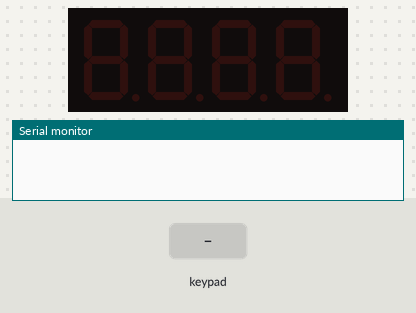
Simulated run of this sketch. Board: Arduino Uno, built with avr-gcc and run on an emulated ATmega328P. Parts: 4-digit seven-segment display, the last lines printed to the serial monitor. Inputs (shaded band) come from the test bench.

Above: at 1.2 s.
1.3 s: keypad keys 5 4 3 2 # pressed 0.4 s apart
At 3.9 s:
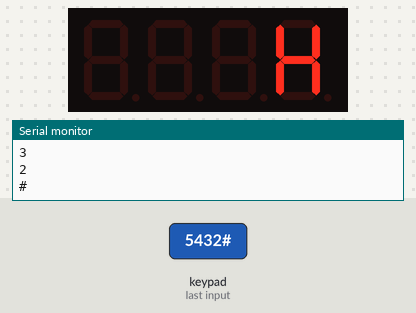
4.8 s: key 'D' pressed
At 5.1 s:
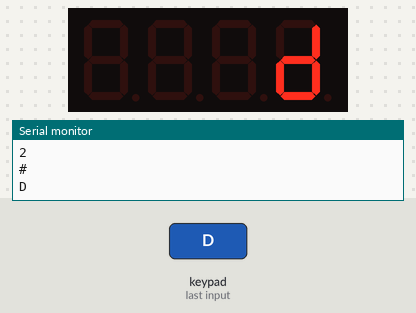
6.3 s: key 'C' pressed
At 7.5 s:
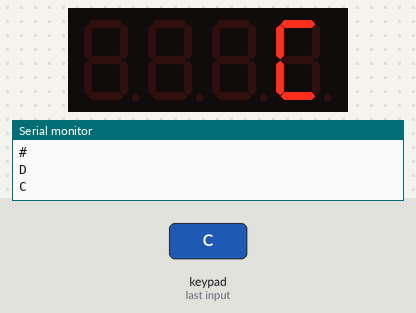
7.8 s: keypad keys 5 4 3 2 * pressed 0.4 s apart
At 9.9 s:
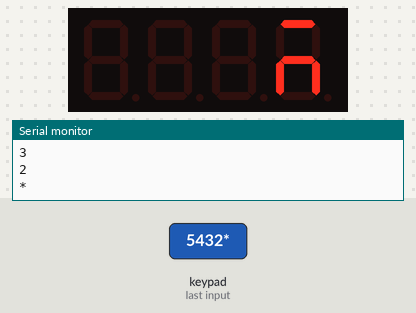
11.3 s: key 'B' pressed
At 12.5 s:
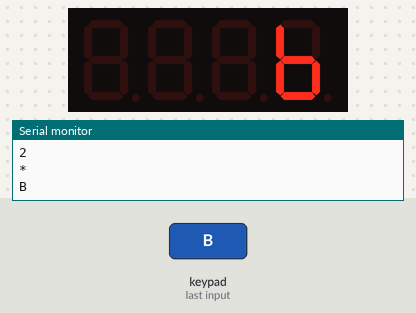
12.8 s: keypad keys 5 4 3 2 A pressed 0.4 s apart
At 13.02 s:
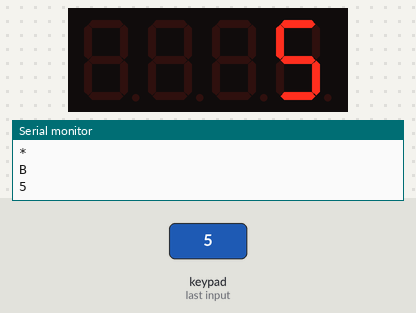
Timing chart, 0 to 15.8 s (numbered marks = the images above; inputs shaded):
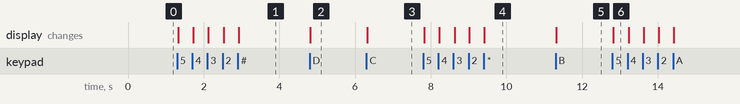

The sketch:

lat_11.ino
```cpp
#include <Keypad.h>
#include <TM1637Display.h>

// Pin TM1637
#define CLK 10
#define DIO 11

TM1637Display display(CLK, DIO);

// Konfigurasi keypad
const byte ROWS = 4;
const byte COLS = 4;

char hexaKeys[ROWS][COLS] = {
  {'D', 'C', 'B', 'A'},
  {'#', '9', '6', '3'},
  {'0', '8', '5', '2'},
  {'*', '7', '4', '1'}
};

byte rowPins[ROWS] = {5, 4, 3, 2};
byte colPins[COLS] = {9, 8, 7, 6};

Keypad customKeypad = Keypad(makeKeymap(hexaKeys), rowPins, colPins, ROWS, COLS);

void setup() {
  Serial.begin(9600);
  display.setBrightness(7);
  display.clear();
}

void loop() {
  char customKey = customKeypad.getKey();

  if (customKey) {
    Serial.println(customKey);

    switch (customKey) {
      case '0' ... '9':
        display.showNumberDec(customKey - '0');
        break;

      case 'A':
        display.setSegments((const uint8_t[]) {
          SEG_A | SEG_B | SEG_C | SEG_E | SEG_F | SEG_G}, 1, 3);
        break;
      case 'B':
        display.setSegments((const uint8_t[]) {SEG_C | SEG_D | SEG_E | SEG_F | SEG_G}, 1, 3);
        break;
      case 'C':
        display.setSegments((const uint8_t[]) {SEG_A | SEG_D | SEG_E | SEG_F}, 1, 3);
        break;
      case 'D':
        display.setSegments((const uint8_t[]){SEG_B | SEG_C | SEG_D | SEG_E | SEG_G}, 1, 3);
        break;
        case '*':
        display.setSegments((const uint8_t[]){SEG_A | SEG_C | SEG_E | SEG_G}, 1, 3);
        break;

      case '#':
        display.setSegments((const uint8_t[]){SEG_B | SEG_C | SEG_E | SEG_F| SEG_G}, 1, 3);
        break;

      default:
        display.clear();
        break;
    }
  }
}
```

Measured:
- after the input at 1.3 s, the display: first changes at once (image 1 shows a later state)
- after the input at 4.8 s, the display: changes at once (image 2)
- after the input at 6.3 s, the display: changes at once (image 3)
- after the input at 7.8 s, the display: first changes at once (image 4 shows a later state)
- after the input at 11.3 s, the display: changes at once (image 5)
- after the input at 12.8 s, the display: changes at once (image 6)
